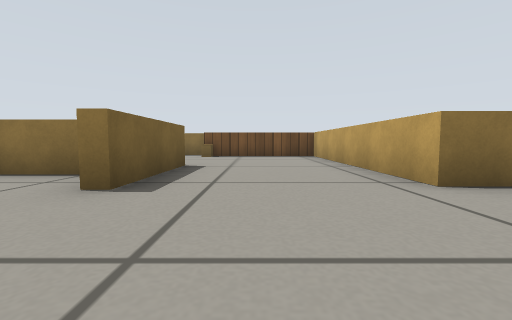
view 1 (above)

15 first-person views from a walk through a Gazebo world. The camera is 0.24 m above the floor, tilts 4° down and sees 90° across. The floor is counted in squares, 0.5 m on a side. Each view is taken from the middle of a square. On the plan, view 1 faces up. The plan holds only what a view shows up to about 9 squares ahead; the rest is blank. Gazebo's built-in surfaces are drawn with simple patterns.

view 2
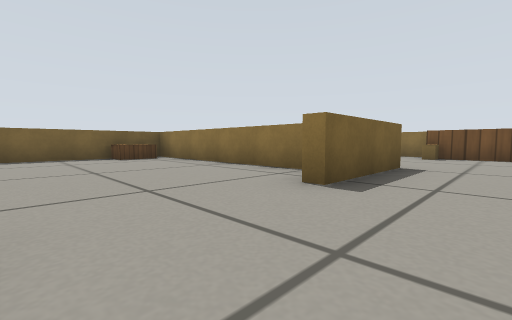

view 3
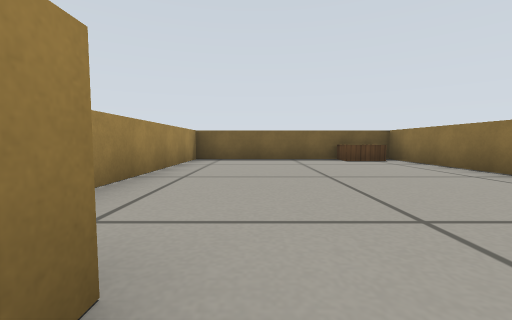

view 4
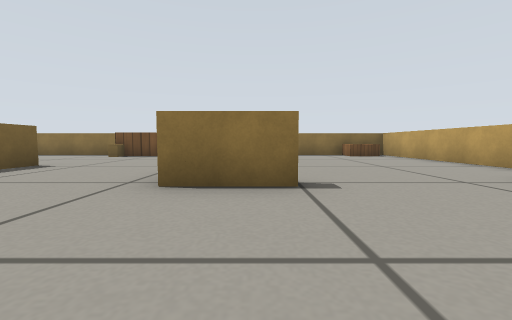

view 5
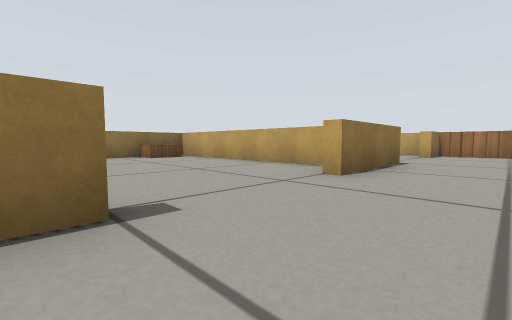

view 6
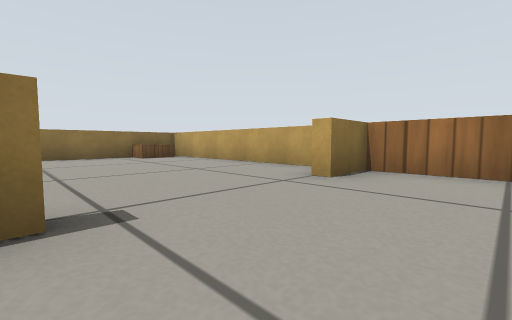

view 7
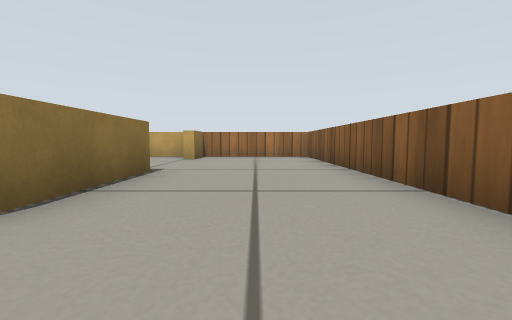

view 8
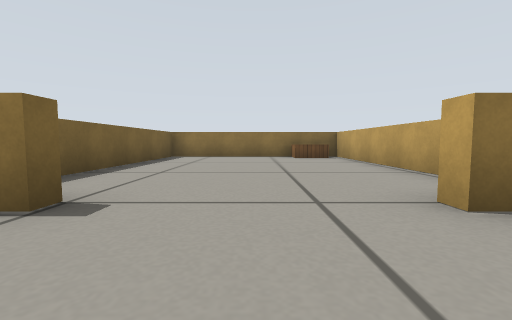

view 9
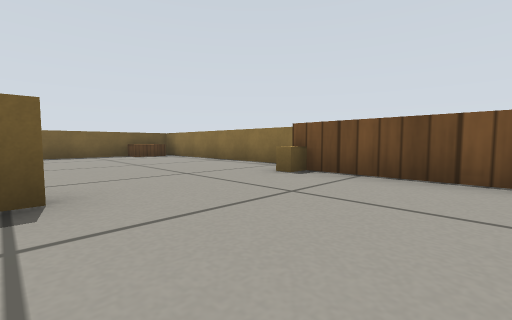

view 10
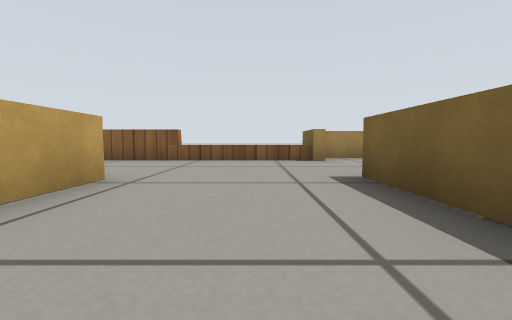

view 11
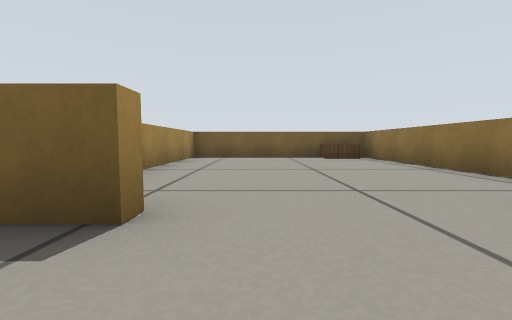

view 12
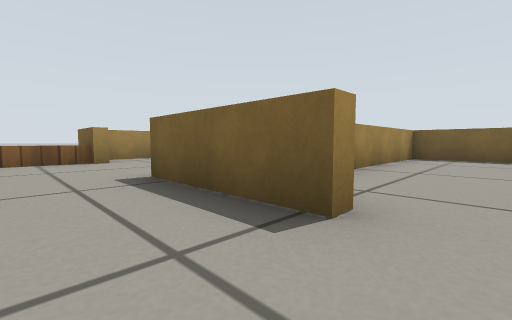

view 13
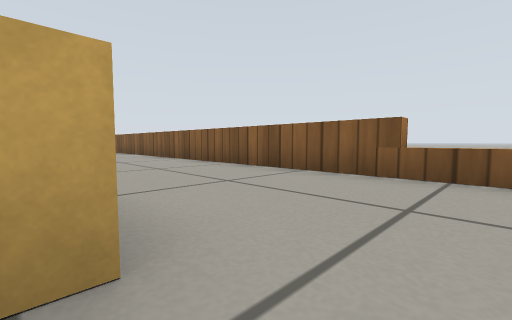

view 14
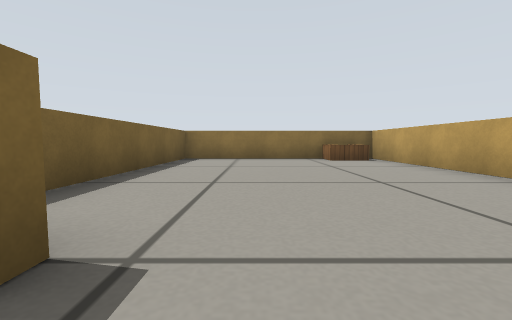

view 15
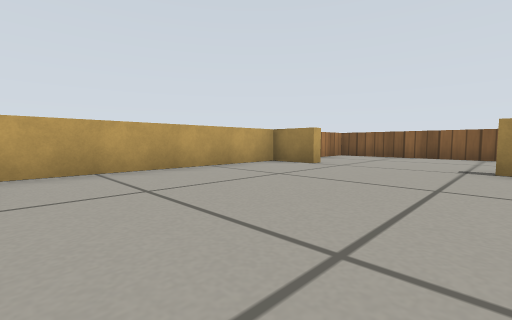

### Floor plan
Points are (right, up) in squares from view 1. A wall is a line through its corners. A room is listed if a view was taken in it or the views show most of it. See-through windows are left out.
Room 1 (views 1, 2, 3, 4, 5, 6, 7, 8, 9, 10, 11, 12, 13, 14, 15)
walls: (3.5, 3.1) (3.5, 2.7) (1.9, 2.7) (1.9, 8.7) (-1.8, 8.7); (7.7, 3.6) (7.7, 9.4) (2.3, 9.4) (2.3, 4.5); (9.3, 2.7) (6.5, 2.7) (6.5, 3.1); (-1.5, 5.2) (-1.5, 2.5); (-2.5, 3.7) (-8.1, 3.7) (-8.1, -1.7) (-2, -1.7); (-1.5, -0.7) (13.4, -0.7) (13.4, 2.7) (12.2, 2.7) (12.2, 3) (13.4, 3) (13.4, 9.4) (8, 9.4) (8, 4.4); (-1.9, -0.5) (-1.5, -0.5)
low walls: (7.2, 8.7) (6.2, 8.7) (6.2, 9.5); (-1.5, 8.8) (-1.5, 8.1); (13, 8.7) (11.9, 8.7) (11.9, 9.5); (-7.4, 3.4) (-7.4, 2.3)
ways out: opening at (-1, 6.5) to room 2
Room 2 (no view inside)
walls: (-1.9, 5.2) (-1.5, 5.2); (-1.9, 9.4) (-8.1, 9.4) (-8.1, 4) (-4.4, 4)
low walls: (-7.4, 9.1) (-7.4, 8.1)
ways out: opening at (-1, 6.5) to room 1

Where each view was taken, in squares from view 1:
view 1: 0 up, 0 right, facing up
view 2: 0 up, 0 right, facing up-left
view 3: 0 up, 1 left, facing left
view 4: 0 up, 3 right, facing up
view 5: 1 up, 3 right, facing up-right
view 6: 1 up, 9 right, facing up-right
view 7: 1 up, 5 right, facing right
view 8: 1 up, 5 right, facing up
view 9: 5 up, 1 right, facing up-left
view 10: 6 up, 0 right, facing down
view 11: 6 up, 0 right, facing left
view 12: 6 up, 0 right, facing down-left
view 13: 3 up, 1 right, facing down-right
view 14: 2 up, 10 right, facing up
view 15: 8 up, 9 right, facing down-right
